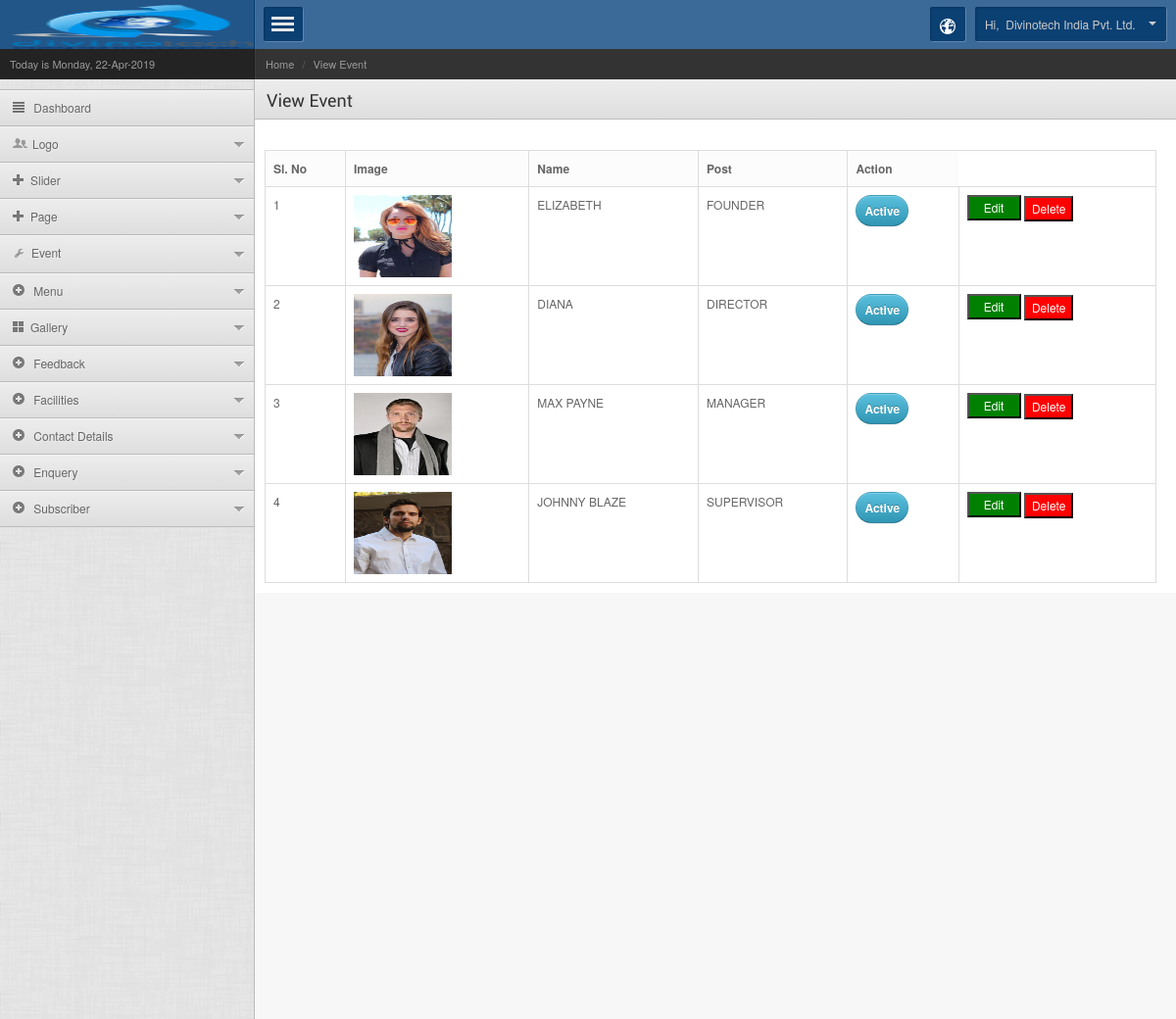
/admin/view_event.php (signed in), run on the app's committed database.
### tables this page shows
CREATE TABLE `td_logo` (
  `logo_id` int(11) NOT NULL,
  `image` varchar(50) NOT NULL,
  `company_name` varchar(70) NOT NULL,
  `company_address` varchar(200) NOT NULL,
  `phone` varchar(30) NOT NULL,
  `company` int(11) NOT NULL,
  `company_icon` varchar(20) NOT NULL,
  `awards` int(11) NOT NULL,
  `awards_icon` varchar(20) NOT NULL,
  `clients` int(11) NOT NULL,
  `clients_icon` varchar(20) NOT NULL,
  `rating` int(11) NOT NULL,
  `rating_icon` varchar(20) NOT NULL,
  `inserted_id` int(11) NOT NULL,
  `inserted_date` varchar(30) NOT NULL,
  `updated_id` int(11) NOT NULL,
  `updated_date` varchar(30) NOT NULL,
  `deleted_id` int(11) NOT NULL,
  `deleted_date` varchar(30) NOT NULL
);

CREATE TABLE `td_admin` (
  `admin_id` int(11) NOT NULL,
  `image` varchar(100) NOT NULL,
  `first_name` varchar(50) NOT NULL,
  `middle_name` varchar(50) NOT NULL,
  `last_name` varchar(50) NOT NULL,
  `address` text NOT NULL,
  `phone` varchar(100) NOT NULL,
  `password` varchar(100) NOT NULL,
  `email_id` varchar(100) NOT NULL,
  `otp` varchar(30) NOT NULL,
  `active_status` tinyint(4) NOT NULL,
  `inserted_id` int(11) NOT NULL,
  `inserted_date` varchar(25) NOT NULL,
  `updated_id` int(11) NOT NULL,
  `updated_date` varchar(25) NOT NULL,
  `deleted_id` int(11) NOT NULL,
  `deleted_date` varchar(25) NOT NULL
);

CREATE TABLE `td_event` (
  `event_id` int(11) NOT NULL,
  `content` text NOT NULL,
  `image` varchar(50) NOT NULL,
  `name` varchar(70) NOT NULL,
  `post` varchar(50) NOT NULL,
  `active_status` int(11) NOT NULL DEFAULT '1',
  `inserted_id` int(11) NOT NULL,
  `inserted_date` varchar(30) NOT NULL,
  `updated_id` int(11) NOT NULL,
  `updated_date` varchar(30) NOT NULL,
  `deleted_id` int(11) NOT NULL,
  `deleted_date` varchar(30) NOT NULL
);

### admin/root/db.php (called while the page is built, shortened)
<?php
class Connection {
    protected $host = "localhost";
    protected $dbname = "demo_hotel_2";
    protected $user = "root";
    protected $pass = "";
    function __construct() {
        try {
            $this->DBH = new PDO("mysql:host=$this->host;dbname=$this->dbname", $this->user, $this->pass);
        }
        catch (PDOException $e) {
            echo $e->getMessage();
        }
    }
}
?>

### admin/class/user_class.php (called while the page is built, shortened)
		<?php
		include('root/db.php');
		class user extends Connection
		{
	function basic_fetch_by_id($table,$where,$id)
	{
					$query="SELECT
					            *
					       FROM
					          `".$table."`
					       WHERE
					          (deleted_id=0)
				        	AND
					         (".$where."='".$id."')" ;
		$result = $this->DBH->prepare($query);
		$result->execute();
		$data=$result->fetchAll();
		return $data;
	}
}
?>

### admin/view_event.php (the view, shortened to what this page needs)
<?php
include ('header.php');
$data_event=$obj_user->basic_fetch_by_id("td_event",'deleted_id','0');
?>
        <div class="breadcrumbwidget">
        	<ul class="breadcrumb">
                <li><a href="dashboard">Home</a> <span class="divider">/</span></li>
                <li><a href="#">View Event</a></li>
            </ul>
        </div>
        <div class="pagetitle">
        	<h1>View Event</h1>
        </div>
        <div class="maincontent">
        	<div class="contentinner">
                  <div id="mail">
                    	 <br />
                        <table class="table table-bordered mailview_employee">
                           <thead>
                            <tr>
                      <th class="head1">Sl. No</th>
                      <th class="head1">Image</th>
                      <th class="head0">Name</th>
                      <th class="head1">Post</th>
                      <th class="head0">Action</th>
                            </tr>
                            </thead>
                            <tbody>
                                <?php
                                $icount=1;
                                foreach($data_event as $value_event)
                                {
                                ?>
                                 <tr class="unread">
                                 <td><?php echo  $icount; ?></td>
                                 <td><img src="../img/event/<?php echo $value_event['image']; ?>" style="height:84px;width:100px;" ></td>
                                  <td><?php echo $value_event['name']; ?></td>
                                  <td><?php echo $value_event['post']; ?></td>
                                  <td><a <?php if($value_event['active_status']!=1){ ?> class="btn btn-danger btn-circle" <?php }else { ?> class="btn btn-info btn-circle" <?php } ?> href="view_event?status_id=<?php echo $value_event['event_id'];?>&status=<?php echo $value_event['active_status']; ?>" ><?php if($value_event['active_status']==1){echo 'Active';}else{echo 'Inactive';}?></a></td>
                                  <td>
                                  <input type="button"   style="background-color:green;color:white;width:55px; margin-bottom:2px;"  value="Edit"  onclick="edit_data(<?php echo $value_event['event_id'];?>)">
                                 <input type="button"   style="background-color:red;color:white;"  value="Delete"  onclick="delete_data(<?php echo $value_event['event_id'];?>,<?php echo $icount;?>)">
                                  </td>
                                </tr>
                                <?php
                                $icount++;
                                }
                                ?>
                           </tbody>
                        </table>
                    </div>
            </div>
        </div>
<?php
include ('footer.php');
?>

### admin/header.php (shortened to what this page needs)
<?php
  include('class/user_class.php');
  $obj_user=new user();
	$admin_details=$obj_user->basic_fetch_by_id('td_admin','active_status','1','admin_id',$_SESSION['admin_id']);
    $admin_name=$admin_details[0]['first_name'].' '.$admin_details[0]['middle_name'].' '.$admin_details[0]['last_name'];
    $data_company_report=$obj_user->basic_fetch_by_id('td_logo','deleted_id','0');
?>
	<!DOCTYPE html>
    <head>
	    <link rel="stylesheet" href="css/style.default.css" type="text/css" />
		<link rel="stylesheet" href="prettify/prettify.css" type="text/css" />
		<link rel="stylesheet" href="css/datepicker.css">
	    <link rel="stylesheet" href="css/bootstrap.css">
	    <link rel="stylesheet" href="css/style.default.css" type="text/css" />
		<link rel="stylesheet" href="prettify/prettify.css" type="text/css" />
	</head>
	<body>
	<div class="mainwrapper">
		<div class="leftpanel">
			<div class="logopanel">
				<h1><a href="dashboard"><img src="../img/logo/<?php echo $data_company_report[0]['image'];?>" style="height:45px;width:250px;"></a></h1>
			</div>
			  <div class="datewidget">Today is <?php echo date("l") ?>, <?php echo date("d-M-Y")?></div>
			<div class="leftmenu">
				<ul class="nav nav-tabs nav-stacked">
					<li><a href="dashboard"><span class="icon-align-justify"></span> Dashboard</a></li>
					<li class="dropdown"><a href=""><span class="iconsweets-users"></span>Logo</a>
					</li>
				   <li class="dropdown"><a href=""><span class="icon-plus"></span>Slider</a>
				  </li>
				   <li class="dropdown"><a href=""><span class="icon-plus"></span>Page</a>
				  </li>
                  <li class="dropdown"><a href=""><span class="iconfa-wrench"></span>Event</a>
				 </li>
                  <li class="dropdown"><a href=""><span class="icon-plus-sign"></span> Menu</a>
				</li>
				<li class="dropdown"><a href=""><span class="icon-th-large"></span>Gallery</a>
				</li>
              <li class="dropdown"><a href=""><span class="icon-plus-sign"></span> Feedback</a>
				</li>
                <li class="dropdown"><a href=""><span class="icon-plus-sign"></span> Facilities</a>
				</li>
                 <li class="dropdown"><a href=""><span class="icon-plus-sign"></span> Contact Details </a>
				</li>
                 <li class="dropdown"><a href=""><span class="icon-plus-sign"></span> Enquery </a>
				</li>
                <li class="dropdown"><a href=""><span class="icon-plus-sign"></span> Subscriber </a>
				</li>
				</ul>
			</div>
		</div>
		<div class="rightpanel">
			<div class="headerpanel">
				<a href="#" class="showmenu"></a>
				<div class="headerright">
					<div class="dropdown notification">
						<a class="dropdown-toggle" data-toggle="dropdown" data-target="#" href="#">
							<span class="iconsweets-globe iconsweets-white"></span>
						</a>
					</div>
					<div class="dropdown userinfo">
						<a class="dropdown-toggle" data-toggle="dropdown" data-target="#" href="#">Hi,&nbsp;&nbsp;<?php echo $admin_name; ?> <b class="caret"></b></a>
					</div>
				</div>
			</div>

### admin/footer.php (shortened to what this page needs)
  </div>
</div>
</body>
</html>

### data on the page
td_logo: image (picture)
td_admin: admin_name "Divinotech India Pvt. Ltd."
td_event: image (picture), name "ELIZABETH", post "FOUNDER", active_status "Active"
td_event: image (picture), name "DIANA", post "DIRECTOR", active_status "Active"
td_event: image (picture), name "MAX PAYNE", post "MANAGER", active_status "Active"
td_event: image (picture), name "JOHNNY BLAZE", post "SUPERVISOR", active_status "Active"
